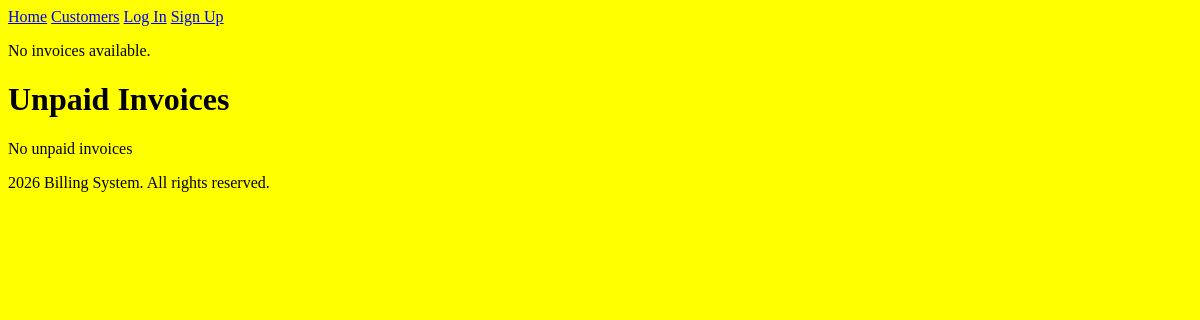
Page /cus_name/ on the earlier database version.
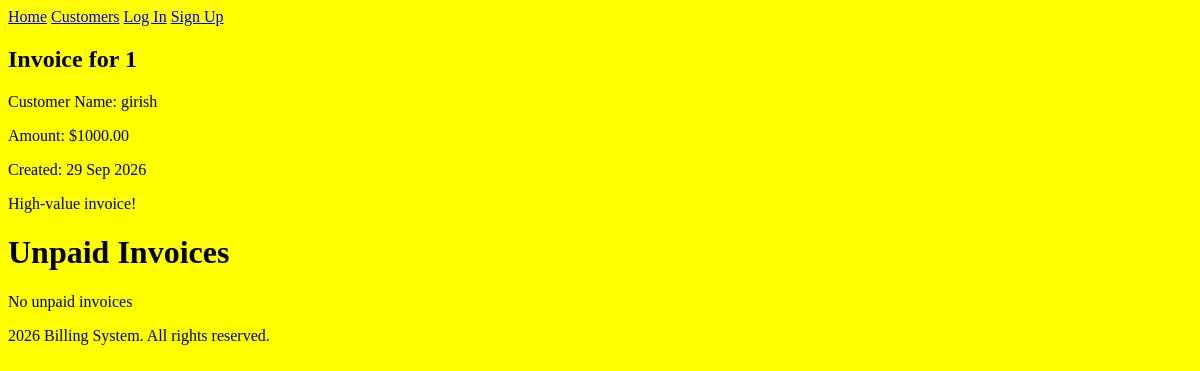
Same page on the later database version.
### invoices/models.py (models this page shows, shortened)
class Invoice(models.Model): # Invoice (child class) inherits all those built-in functions from Model (parent class). This is called inheritance.
    customer_name = models.CharField(max_length=200)
    invoice_number = models.CharField(max_length=20)
    amount = models.DecimalField(max_digits=10, decimal_places=2) # decimal field with 2 decimals on right.
    date_created = models.DateField(auto_now_add=True)
    is_paid = models.BooleanField(default=False)

### invoices/views.py (the view)
# urls.py: path('cus_name/', invoices_views.show_invoice, name='cus_name'),
def show_invoice(request):
    all_invoices = Invoice.objects.all()
    data = {
        'all_invoices': all_invoices
    }
    return render(request, 'cusName.html', data) #(request, template_name, data to pass to template)

### invoices/templates/cusName.html (shortened to what this page needs)
{% extends "base.html" %}
{% block content %}
    {% for inv in all_invoices %}
            <h2>Invoice for {{ inv.invoice_number }}</h2>
            <p>Customer Name: {{ inv.customer_name }}</p>
            <p>Amount: ${{ inv.amount }}</p>
            <p>Created: {{ inv.date_created|date:"d M Y" }}</p>
            {% if inv.amount >= 150 %}
                <p>High-value invoice!</p>
            {% else %}
                <p>Low-value invoice.</p>
            {% endif %}
    {% empty %}
            <p>No invoices available.</p>
    {% endfor %}
    <h1> Unpaid Invoices</h1>
    {% for inv in unpaid_invoices %}
    <p>
        {{ inv.invoice_number }} -
        {{ inv.customer_name }} -
        {{ inv.amount }}
    </p>
    {% empty %}
    <p>No unpaid invoices</p>
    {% endfor %}
{% endblock %}

Differences in the rows shown:
added Invoice: invoice_number "1", customer_name "girish", amount "1000.00", date_created "29 Sep 2026", shows "High-value invoice!"
Other differences:
text no longer shown: "No invoices available."
